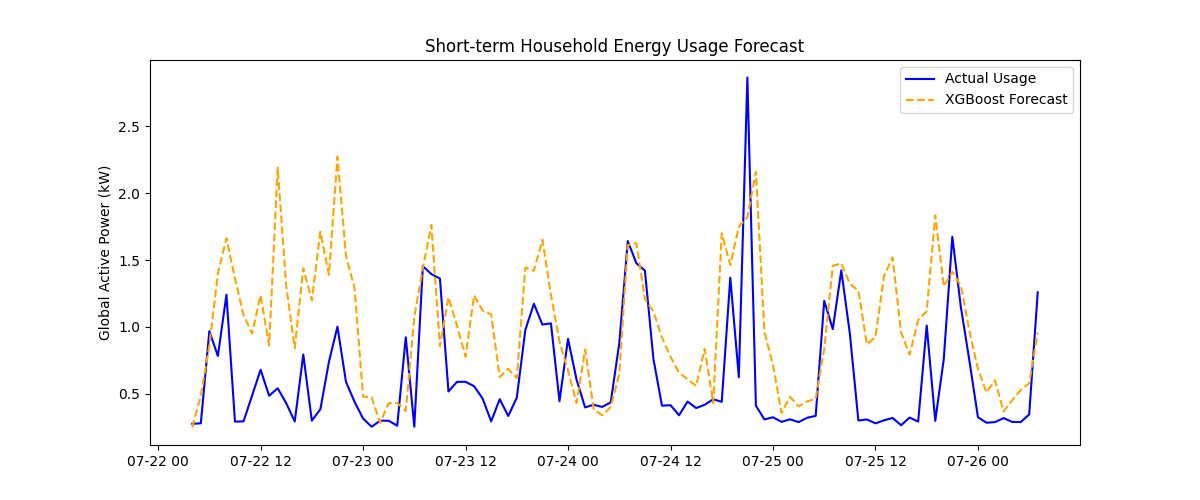

Here is the Python script that generated this plot:
import pandas as pd
import numpy as np
import matplotlib.pyplot as plt
from statsmodels.tsa.arima.model import ARIMA
from xgboost import XGBRegressor
from sklearn.metrics import mean_absolute_error

# Load the dataset
df = pd.read_csv(".venv\household_power_consumption.csv")

# Combine the separate Date and Time columns into one proper datetime column
df['datetime'] = pd.to_datetime(df['Date'] + ' ' + df['Time'], dayfirst=True)
df = df.set_index('datetime')

# Make sure power readings are numbers — some may have slipped in as text
df['Global_active_power'] = pd.to_numeric(df['Global_active_power'], errors='coerce')

# Remove any rows where power data is missing
df = df.dropna(subset=['Global_active_power'])

# Compress the data from per-minute readings down to hourly averages
df_hourly = df['Global_active_power'].resample('H').mean()

# Build extra columns the model can learn from
def create_features(df_series):
    features = pd.DataFrame(index=df_series.index)
    features['target'] = df_series.values
    features['hour'] = features.index.hour
    features['dayofweek'] = features.index.dayofweek
    # Weekends tend to have different usage patterns, so we flag them
    features['is_weekend'] = features.index.dayofweek.isin([5, 6]).astype(int)
    # What was the power usage exactly 24 hours ago? That's a strong signal
    features['lag_24h'] = features['target'].shift(24)
    return features.dropna()

data = create_features(df_hourly)

# Use the first 80% of the timeline for training, the rest for testing
split_idx = int(len(data) * 0.8)
train, test = data.iloc[:split_idx], data.iloc[split_idx:]

# Separate inputs from the value we're trying to predict
X_train, y_train = train.drop('target', axis=1), train['target']
X_test, y_test = test.drop('target', axis=1), test['target']

# Train the XGBoost model on historical energy patterns
xgb_model = XGBRegressor(n_estimators=100)
xgb_model.fit(X_train, y_train)
xgb_preds = xgb_model.predict(X_test)

# Plot the first 100 hours of actual vs predicted usage to see how close we got
plt.figure(figsize=(12, 5))
plt.plot(y_test.index[:100], y_test[:100], label='Actual Usage', color='blue')
plt.plot(y_test.index[:100], xgb_preds[:100], label='XGBoost Forecast', color='orange', linestyle='--')
plt.title('Short-term Household Energy Usage Forecast')
plt.ylabel('Global Active Power (kW)')
plt.legend()
plt.show()

# Print the average error so we know how far off our predictions are
print(f"XGBoost MAE: {mean_absolute_error(y_test, xgb_preds):.4f}")
